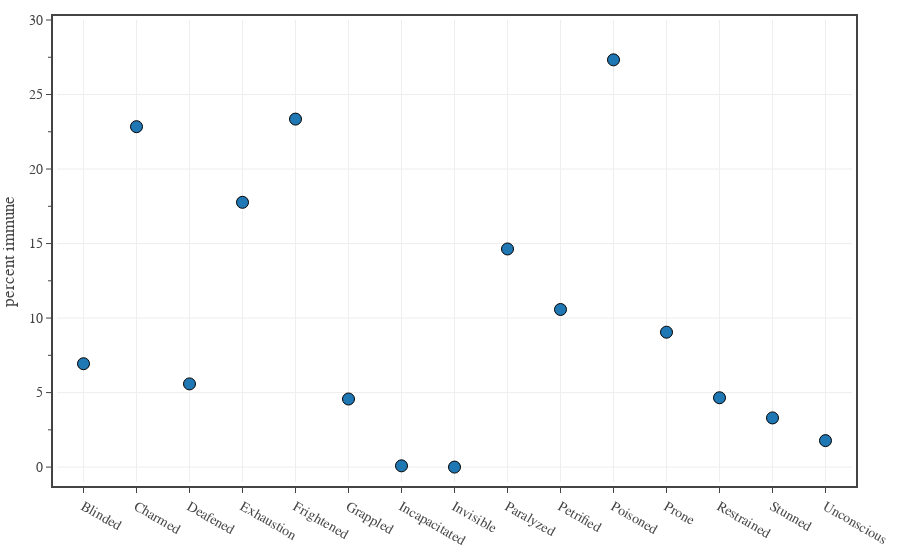

This figure's notebook cell:
### Code cell
# Plots the average probability that a monster is immune to each condition
df1 = df0[df0['Category'].isin(['generic','legendary','unique']) & df0['CR'].between(1/8, 30)]

conditions = CONDITIONS.copy()

# create custom text
total_monsters = df1.shape[0]
total_immune = [int(df1[c].sum().tolist()) for c in conditions]
pct_immune = [100*df1[c].mean().tolist() for c in conditions]
custom_text = [f'{p:.0f}% ({i} out of {total_monsters})' for p, i in zip(pct_immune, total_immune)]

fig = go.Figure()

fig.add_trace(go.Scatter(
    x=conditions,
    y=pct_immune,
    mode='markers', 
    marker=dict(size=12, line=dict(width=1, color='Black')),
    text=custom_text,
    unselected=dict(marker=dict(opacity=0.0)),
    hovertemplate=
        '<b>Condition:</b> %{x}<br>'+
        '<b>Immune:</b> %{text}'+
        '<extra></extra>'
))

fig.update_layout(
    template=TFB_TEMPLATE,
    #width=500,
    #height=400,
    xaxis=dict(
        #title_text='condition',
        range=[-0.5, len(conditions)-0.5],
        #tick0=0, dtick=1,
        #minor=dict(tick0=0, dtick=1),
    ),
    yaxis=dict(
        title_text='percent immune',
        range=[-1, 30],
        tick0=0, dtick=5,
        minor=dict(tick0=0, dtick=2.5),
    )
)

fig.show(config=TFB_CONFIG)
if SAVEFIGS:
    fig.write_html(
        f'./fig-condition-immunity-probability.html', 
        include_plotlyjs=False, 
        full_html=False, 
        config=TFB_CONFIG
    )

### Figure 1 — Plotly figure (JSON) as saved in the notebook; plotly's stock layout.template omitted (floating-point values rounded to 4 significant figures)
{"data": [{"hovertemplate": "<b>Condition:</b> %{x}<br><b>Immune:</b> %{text}<extra></extra>", "marker": {"line": {"color": "Black", "width": 1}, "size": 12}, "mode": "markers", "text": ["7% (82 out of 1182)", "23% (270 out of 1182)", "6% (66 out of 1182)", "18% (210 out of 1182)", "23% (276 out of 1182)", "5% (54 out of 1182)", "0% (1 out of 1182)", "0% (0 out of 1182)", "15% (173 out of 1182)", "11% (125 out of 1182)", "27% (323 out of 1182)", "9% (107 out of 1182)", "5% (55 out of 1182)", "3% (39 out of 1182)", "2% (21 out of 1182)"], "type": "scatter", "unselected": {"marker": {"opacity": 0}}, "x": ["Blinded", "Charmed", "Deafened", "Exhaustion", "Frightened", "Grappled", "Incapacitated", "Invisible", "Paralyzed", "Petrified", "Poisoned", "Prone", "Restrained", "Stunned", "Unconscious"], "y": [6.937, 22.84, 5.584, 17.77, 23.35, 4.569, 0.0846, 0, 14.64, 10.58, 27.33, 9.052, 4.653, 3.299, 1.777]}], "layout": {"xaxis": {"range": [-0.5, 14.5]}, "yaxis": {"dtick": 5, "minor": {"dtick": 2.5, "tick0": 0}, "range": [-1, 30], "tick0": 0, "title": {"text": "percent immune"}}}}
